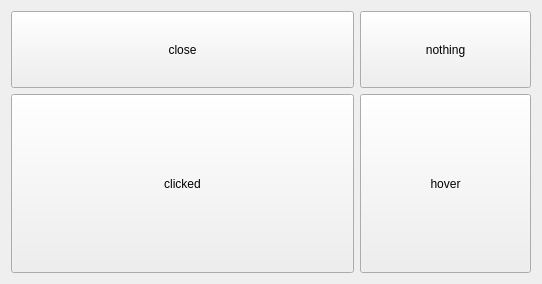
<?xml version="1.0" encoding="UTF-8"?>
<ui version="4.0">
 <class>MyWidget</class>
 <widget class="QWidget" name="MyWidget">
  <property name="geometry">
   <rect>
    <x>0</x>
    <y>0</y>
    <width>542</width>
    <height>284</height>
   </rect>
  </property>
  <property name="sizePolicy">
   <sizepolicy hsizetype="Expanding" vsizetype="Expanding">
    <horstretch>0</horstretch>
    <verstretch>0</verstretch>
   </sizepolicy>
  </property>
  <property name="windowTitle">
   <string>MyWidget</string>
  </property>
  <layout class="QVBoxLayout" name="verticalLayout">
   <item>
    <layout class="QGridLayout" name="gridLayout" rowstretch="3,7" columnstretch="4,2">
     <item row="0" column="0">
      <widget class="QPushButton" name="pushButton_1">
       <property name="sizePolicy">
        <sizepolicy hsizetype="Expanding" vsizetype="Expanding">
         <horstretch>0</horstretch>
         <verstretch>0</verstretch>
        </sizepolicy>
       </property>
       <property name="text">
        <string>close</string>
       </property>
      </widget>
     </item>
     <item row="0" column="1">
      <widget class="HoverButton" name="pushButton_3">
       <property name="sizePolicy">
        <sizepolicy hsizetype="Expanding" vsizetype="Expanding">
         <horstretch>0</horstretch>
         <verstretch>0</verstretch>
        </sizepolicy>
       </property>
       <property name="text">
        <string>nothing</string>
       </property>
      </widget>
     </item>
     <item row="1" column="0">
      <widget class="QPushButton" name="pushButton_2">
       <property name="sizePolicy">
        <sizepolicy hsizetype="Expanding" vsizetype="Expanding">
         <horstretch>0</horstretch>
         <verstretch>0</verstretch>
        </sizepolicy>
       </property>
       <property name="text">
        <string>clicked</string>
       </property>
      </widget>
     </item>
     <item row="1" column="1">
      <widget class="QPushButton" name="pushButton_4">
       <property name="sizePolicy">
        <sizepolicy hsizetype="Expanding" vsizetype="Expanding">
         <horstretch>0</horstretch>
         <verstretch>0</verstretch>
        </sizepolicy>
       </property>
       <property name="styleSheet">
        <string notr="true"/>
       </property>
       <property name="text">
        <string>hover</string>
       </property>
      </widget>
     </item>
    </layout>
   </item>
  </layout>
 </widget>
 <customwidgets>
  <customwidget>
   <class>HoverButton</class>
   <extends>QPushButton</extends>
   <header>hoverbutton.h</header>
  </customwidget>
 </customwidgets>
 <resources/>
 <connections/>
</ui>
